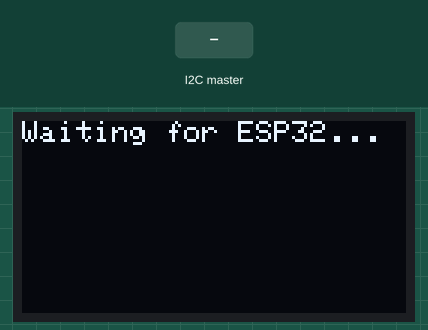
This sketch was run on a simulated Arduino Nano, built with avr-gcc and run on an emulated ATmega328P. Parts: 128×64 one-colour display. The test bench sets the inputs (shaded band). What the sketch prints to the serial monitor is not drawn.

Above: at 1.2 s.
1.3 s: the I2C master sends the byte 1
At 2.2 s:
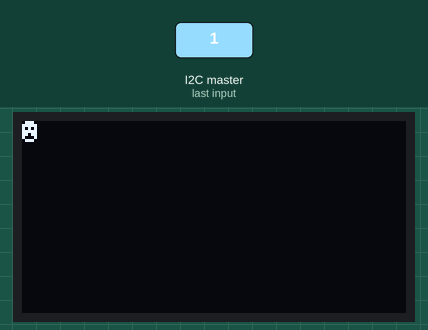
2.8 s: the I2C master sends the byte 90
At 4.1 s:
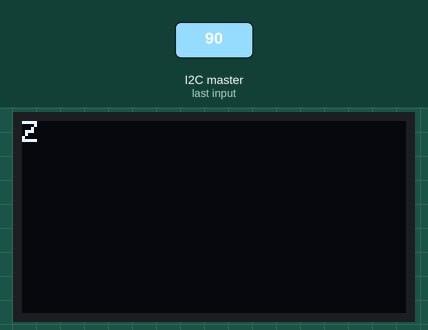
4.4 s: the I2C master sends the byte 200
At 5.3 s:
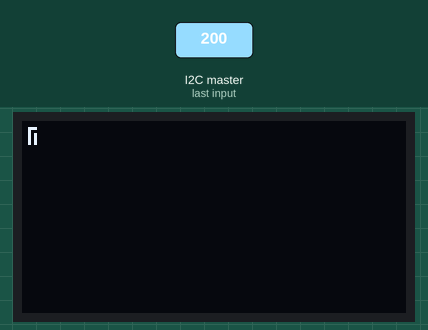
5.9 s: the I2C master sends the byte 0
7.4 s: the I2C master sends the byte 2
At 8.3 s:
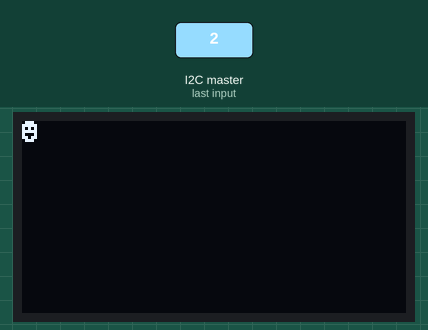
Timing chart, 0 to 9.9 s (numbered marks = the images above; inputs shaded):
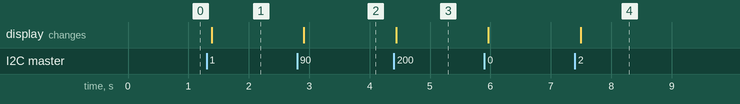

The sketch:

arduinon.ino.ino
```cpp
#include <Wire.h>
#include <Adafruit_GFX.h>
#include <Adafruit_SSD1306.h>

#define SCREEN_WIDTH 128
#define SCREEN_HEIGHT 64
#define OLED_RESET -1

Adafruit_SSD1306 display(SCREEN_WIDTH, SCREEN_HEIGHT, &Wire, OLED_RESET);

String receivedText = "";

void setup() {
  Wire.begin(8);  // I2C address for Arduino Nano (slave)
  Wire.onReceive(receiveEvent);  // Register receive event

  Serial.begin(9600);

  if (!display.begin(SSD1306_SWITCHCAPVCC, 0x3C)) {
    Serial.println(F("SSD1306 OLED init failed"));
    while (true);  // Stop if display not found
  }

  display.clearDisplay();
  display.setTextSize(1);
  display.setTextColor(SSD1306_WHITE);
  display.setCursor(0, 0);
  display.println("Waiting for ESP32...");
  display.display();
}

void loop() {
  if (receivedText.length() > 0) {
    Serial.println("From ESP32: " + receivedText);

    display.clearDisplay();
    display.setCursor(0, 0);
    display.println(receivedText);
    display.display();

    receivedText = "";  // Clear for next message
  }

  delay(100);
}

void receiveEvent(int howMany) {
  receivedText = "";
  while (Wire.available()) {
    char c = Wire.read();
    receivedText += c;
  }
}
```

Measured:
- after the input at 1.3 s, the display: changes after 0.09 s (image 1)
- after the input at 2.8 s, the display: changes after 0.11 s (image 2)
- after the input at 4.4 s, the display: changes at once (image 3)
- after the input at 7.4 s, the display: changes after 0.09 s (image 4)
